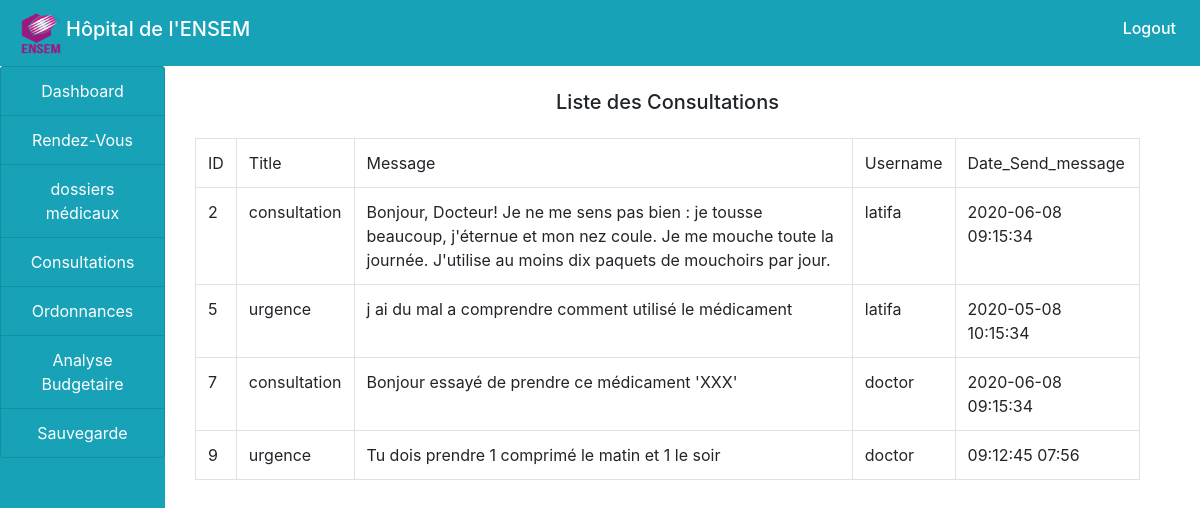
The app's page /Cabinet_Médical/secretary/consultation.php with its own data.
### tables this page shows
CREATE TABLE `consultation` (
  `ID` int(11) NOT NULL AUTO_INCREMENT,
  `username` varchar(50) NOT NULL,
  `title` varchar(50) NOT NULL,
  `message` varchar(200) NOT NULL,
  `date_send` varchar(100) NOT NULL,
  `profile` varchar(100) NOT NULL,
  `from` varchar(100) NOT NULL,
  `to` varchar(100) NOT NULL,
  PRIMARY KEY (`ID`)
);

### Cabinet_Médical/secretary/consultation.php (the view, shortened to what this page needs)
<!doctype html>
<html >
<head>
</head>
<body>
  <?php
  include("../include/header.php");
  include("../include/connection.php");
  ?>
  <div class="container-fluid">
  <div class="col-md-12">
  <div class="row">
  <div class="col-md-2" style="margin-left: -30px;">
  <?php
  include("sidenav.php");
  ?>
  </div>
  <div class="col-md-10">
  <h5 class="text-center my-4">Liste des Consultations</h5>
  <?php
  $query="SELECT * FROM consultation ";
  $res=mysqli_query($connect,$query);
  $output="
    <table class='table  table-bordered'>
    <tr>
    <td>ID</td>
    <td>Title</td>
    <td>Message</td>
    <td>Username</td>
    <td>Date_Send_message</td>
    </tr>
    ";
      while($row=mysqli_fetch_array($res)){
        $output .="
        <tr>
        <td>".$row['ID']."</td>
        <td>".$row['title']."</td>
        <td>".$row['message']."</td>
        <td>".$row['username']."</td>
        <td>".$row['date_send']."</td>
        ";
      }
      $output .="
  </tr>
  </table>
";
echo $output;
?>

### records on screen
consultation: ID "2", title "consultation", message "Bonjour, Docteur! Je ne me sens pas bien : je tousse beaucoup, j'éternue et mon nez coule. Je me mouche toute la journée. J'utilise au moins dix paquets de mouchoirs par jour.", username "latifa", date_send "2020-06-08 09:15:34"
consultation: ID "5", title "urgence", message "j ai du mal a comprendre comment utilisé le médicament", username "latifa", date_send "2020-05-08 10:15:34"
consultation: ID "7", title "consultation", message "Bonjour essayé de prendre ce médicament 'XXX'", username "doctor", date_send "2020-06-08 09:15:34"
consultation: ID "9", title "urgence", message "Tu dois prendre 1 comprimé le matin et 1 le soir", username "doctor", date_send "09:12:45 07:56"
